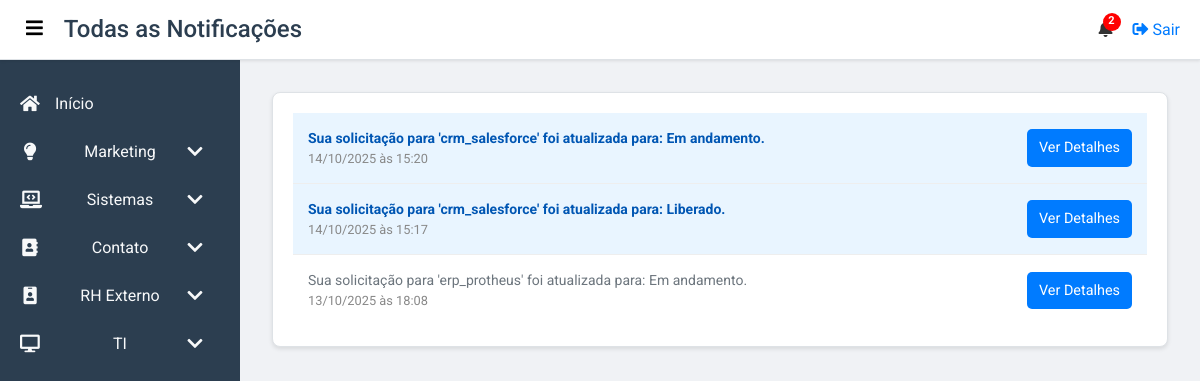
Screenshot of /notifications (signed in) with the database file from the repository.
### app/models.py (models this page shows, shortened)
class Notification(db.Model):
    id = db.Column(db.Integer, primary_key=True)
    message = db.Column(db.String(500), nullable=False)
    link = db.Column(db.String(500), nullable=True)
    is_read = db.Column(db.Boolean, default=False)
    user_id = db.Column(db.Integer, db.ForeignKey('user.id'), nullable=False)
    created_at = db.Column(db.DateTime, default=datetime.utcnow)
    user = db.relationship('User', backref='notifications')

### app/routes.py (the view)
@main.route('/notifications')
@login_required
def notifications():
    all_notifications = Notification.query.filter_by(user_id=current_user.id).order_by(Notification.created_at.desc()).all()
    return render_template('notifications.html', notifications=all_notifications)

### app/routes.py (called while the page is built)
@main.context_processor
def inject_user_groups():
    if current_user.is_authenticated:
        user_groups = {group.name for group in current_user.groups}
        return dict(user_groups=user_groups)
    return dict(user_groups=set()) # Return an empty set for anonymous users

@main.context_processor
def inject_notifications():
    if current_user.is_authenticated:
        unread_notifications = Notification.query.filter_by(user_id=current_user.id, is_read=False).order_by(Notification.created_at.desc()).all()
        unread_notifications_count = len(unread_notifications)
        return dict(unread_notifications=unread_notifications, unread_notifications_count=unread_notifications_count)
    return dict(unread_notifications=[], unread_notifications_count=0) # Return empty for anonymous users

### app/templates/notifications.html (shortened to what this page needs)
{% extends "base.html" %}
{% block page_title %}Todas as Notificações{% endblock %}
{% block content %}
<section class="dashboard">
    <div class="card">
        <div class="notification-list">
            {% if notifications %}
                {% for notification in notifications %}
                <div class="notification-item-full {% if not notification.is_read %}notification-unread{% endif %}">
                    <div class="notification-content">
                        <p class="notification-message">{{ notification.message }}</p>
                        <span class="notification-time">{{ notification.created_at.strftime('%d/%m/%Y às %H:%M') }}</span>
                    </div>
                    {% if notification.link %}
                        <a href="{{ notification.link }}" class="btn-notification-action">Ver Detalhes</a>
                    {% endif %}
                </div>
                {% endfor %}
            {% else %}
                <div class="notification-item-full">
                    <p>Você não tem nenhuma notificação.</p>
                </div>
            {% endif %}
        </div>
    </div>
</section>
{% endblock %}

### app/templates/base.html (shortened to what this page needs)
<!DOCTYPE html>
<html lang="pt-br">
<head>
    <link href="https://cdn.jsdelivr.net/npm/bootstrap@5.3.3/dist/css/bootstrap.min.css" rel="stylesheet">
    <link rel="stylesheet" href="https://cdnjs.cloudflare.com/ajax/libs/font-awesome/5.15.3/css/all.min.css">
    <link rel="stylesheet" href="{{ url_for('static', filename='css/base.css') }}">
    <link rel="stylesheet" href="{{ url_for('static', filename='css/dashboard.css') }}">
    <link rel="stylesheet" href="{{ url_for('static', filename='css/toast.css') }}">
</head>
<body class="{% block body_class %}{% endblock %}"">
    {% if current_user.is_authenticated %}
    <header class="top-bar">
        <div class="top-bar-left">
            <button class="menu-toggle" id="menu-toggle" aria-label="Alternar menu">
                <i class="fas fa-bars"></i>
            </button>
            <h1>{% block page_title %}{% endblock %}</h1>
        </div>
        <div class="top-bar-right">
            <div class="notification-container">
                <div class="notification-icon" id="notification-icon">
                    {% if unread_notifications_count > 0 %}
                    <span class="notification-count">{{ unread_notifications_count }}</span>
                    {% endif %}
                </div>
            </div>
            <a href="{{ url_for('main.logout') }}" class="top-bar-link logout-button">
                <i class="fas fa-sign-out-alt"></i> Sair
            </a>
        </div>
    </header>
    <div class="dashboard-body">
        <nav class="sidebar" id="sidebar">
            <ul class="sidebar-menu">
                {% if 'Inicio' in user_groups %}
                <li><a href="{{ url_for('main.dashboard') }}" {% if request.endpoint == 'main.dashboard' %}class="active"{% endif %}><i class="fas fa-home"></i><span class="menu-text">Início</span></a></li>
                {% endif %}
                {% if 'Marketing - Administração' in user_groups or 'Marketing - Publicar Notícia' in user_groups or 'Marketing - Publicar Evento' in user_groups or 'Marketing' in user_groups %}
                <li class="has-submenu {% if request.endpoint in ['main.administracao_publicacoes', 'main.noticias_publicar', 'main.eventos_publicar'] %}is-open{% endif %}">
                    <a href="#" class="submenu-toggle">
                        <i class="fas fa-lightbulb"></i>
                        <span class="menu-text">Marketing</span>
                        <i class="fas fa-chevron-down submenu-arrow"></i>
                    </a>
                </li>
                {% endif %}
                {% if 'Sistemas' in user_groups or 'Sistemas - Suporte' in user_groups or 'Sistemas - Inventário' in user_groups or 'Sistemas - Ferramentas' in user_groups or 'Sistemas - Webmail' in user_groups %}
                <li class="has-submenu {% if request.endpoint in ['main.sistemas_geral', 'main.sistemas_acessos', 'main.sistemas_solicitacoes', 'main.sistemas_suporte', 'main.sistemas_ferramentas'] %}is-open{% endif %}">
                    <a href="#" class="submenu-toggle">
                        <i class="fas fa-laptop-code"></i>
                        <span class="menu-text">Sistemas</span>
                        <i class="fas fa-chevron-down submenu-arrow"></i>
                    </a>
                </li>
                {% endif %}
                {% if 'Contato - Ramais' in user_groups or 'Contato - E-mails' in user_groups or 'Contato - Discord' in user_groups or 'Contato - Whatsapp' in user_groups or 'Contato' in user_groups %}
                <li class="has-submenu {% if request.endpoint.startswith('main.ramais') %}is-open{% endif %}">
                    <a href="#" class="submenu-toggle">
                        <i class="fas fa-address-book"></i>
                        <span class="menu-text">Contato</span>
                        <i class="fas fa-chevron-down submenu-arrow"></i>
                    </a>
                </li>
                {% endif %}
                {% if 'RH Externo - Portal RH' in user_groups or 'RH Externo - Férias' in user_groups or 'RH Externo - Holerites' in user_groups or 'RH Externo' in user_groups %}
                <li class="has-submenu">
                    <a href="#" class="submenu-toggle">
                        <i class="fas fa-id-badge"></i>
                        <span class="menu-text">RH Externo</span>
                        <i class="fas fa-chevron-down submenu-arrow"></i>
                    </a>
                </li>
                {% endif %}
                {% if 'TI - Administração' in user_groups or 'TI - Chamados' in user_groups or 'TI - Infraestrutura' in user_groups or 'TI - Relatórios' in user_groups or 'TI - Segurança' in user_groups or 'TI' in user_groups %}
                <li class="has-submenu {% if request.endpoint.startswith('main.ti') %}is-open{% endif %}">
                    <a href="#" class="submenu-toggle">
                        <i class="fas fa-desktop"></i>
                        <span class="menu-text">TI</span>
                        <i class="fas fa-chevron-down submenu-arrow"></i>
                    </a>
                </li>
                {% endif %}
            </ul>
        </nav>
        <main class="content">
            {% block content %}{% endblock %}
        </main>
    </div>
    {% else %}
        {% block public_content %}
        {% endblock %}
    {% endif %}
</body>
</html>

### app/static/css/base.css (style rules this page uses)
:root { --primary-color: #007bff; --secondary-color: #2c3e50; --background-light: #f0f2f5; --background-white: #ffffff; --text-color: #333; --text-light: #f8f9fa; --border-color: #dee2e6; --shadow-color: rgba(0, 0, 0, 0.1); }
body { font-family: 'Roboto', sans-serif; margin: 0; padding: 0; background-color: var(--background-light); color: var(--text-color); -webkit-font-smoothing: antialiased; -moz-osx-font-smoothing: grayscale; }
h1, h2, h3, h4, h5, h6 { margin: 0; font-weight: 500; }
a { text-decoration: none; color: var(--primary-color); }
.card { background: white; padding: 20px; border-radius: 8px; box-shadow: 0 2px 4px var(--shadow-color); border: 1px solid var(--border-color); }
.card p { font-size: 14px; color: #6c757d; }
.notification-container { position: relative; display: flex; align-items: center; }
.notification-icon { cursor: pointer; position: relative; }
.notification-count { position: absolute; top: -5px; right: -8px; background-color: red; color: white; border-radius: 50%; width: 18px; height: 18px; font-size: 11px; display: flex; align-items: center; justify-content: center; font-weight: bold; }

### app/static/css/dashboard.css (style rules this page uses)
.top-bar { display: flex; justify-content: space-between; align-items: center; background-color: var(--background-white); height: 60px; padding: 0 20px; border-bottom: 1px solid var(--border-color); box-shadow: 0 1px 3px var(--shadow-color); position: sticky; top: 0; z-index: 1020; }
.top-bar-left { display: flex; align-items: center; }
.top-bar-right { display: flex; align-items: center; gap: 20px; }
.menu-toggle { background: none; border: none; font-size: 1.2rem; cursor: pointer; margin-right: 15px; }
.top-bar h1 { font-size: 1.5rem; color: var(--secondary-color); }
.dashboard-body { display: flex; min-height: calc(100vh - 60px); position: relative; z-index: 1; }
.sidebar { width: 240px; background-color: var(--secondary-color); color: var(--text-light); transition: width 0.3s ease; overflow-y: auto; overflow-x: hidden; }
.sidebar-menu { list-style: none; padding: 0; margin: 20px 0; }
.sidebar-menu li a { display: flex; align-items: center; padding: 12px 20px; color: var(--text-light); text-decoration: none; transition: background-color 0.2s; white-space: nowrap; }
.sidebar-menu li a i { font-size: 1.1rem; margin-right: 15px; width: 20px; text-align: center; }
.has-submenu .submenu-toggle { display: flex; justify-content: space-between; align-items: center; }
.submenu-arrow { transition: transform 0.3s ease; }
main.content { flex-grow: 1; padding: 2rem; overflow-y: auto; }

### app/templates/notifications.html (style rules this page uses)
.notification-list { display: flex; flex-direction: column; width: 100%; }
.notification-item-full { display: flex; justify-content: space-between; align-items: center; padding: 15px; border-bottom: 1px solid #eee; transition: background-color 0.3s; }
.notification-item-full:last-child { border-bottom: none; }
.notification-item-full.notification-unread { background-color: #e9f5ff; }
.notification-content { display: flex; flex-direction: column; flex-grow: 1; }
.notification-message { margin: 0; font-size: 1rem; color: #333; }
.notification-time { font-size: 0.8rem; color: #888; }
.notification-unread .notification-message { font-weight: bold; color: #0056b3; }
.btn-notification-action { padding: 8px 12px; background-color: #007bff; color: white; text-decoration: none; border-radius: 5px; font-size: 0.9rem; transition: background-color 0.3s; white-space: nowrap; margin-left: 20px; }

### rows the page displays
Notification: message "Sua solicitação para 'crm_salesforce' foi atualizada para: Em andamento.", created_at "14/10/2025 às 15:20"
Notification: message "Sua solicitação para 'crm_salesforce' foi atualizada para: Liberado.", created_at "14/10/2025 às 15:17"
Notification: message "Sua solicitação para 'erp_protheus' foi atualizada para: Em andamento.", created_at "13/10/2025 às 18:08"

### other values shown
{{ unread_notifications_count }} "2"
